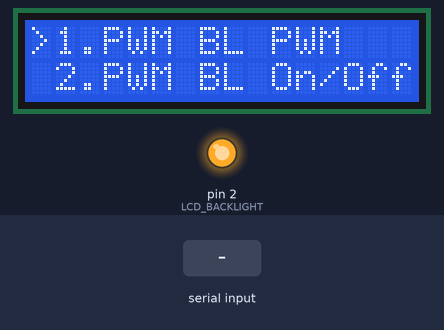
This sketch was run on a simulated Arduino Uno, built with avr-gcc and run on an emulated ATmega328P. Shown: 16×2 character LCD, output pins drawn as LEDs (lit = HIGH). Wiring (inferred from the names in the program): character LCD (HD44780): RS pin 3; R/W pin 4; E pin 5; data pin 6, pin 7, pin 8, pin 9, pin 10, pin 11, pin 12, pin 13. The inputs (shaded band) are chosen by the test bench. Pins used as bus, display or sensor lines are not drawn.

Above: at 1.2 s.
1.3 s: "s" received over Serial
At 2.4 s:
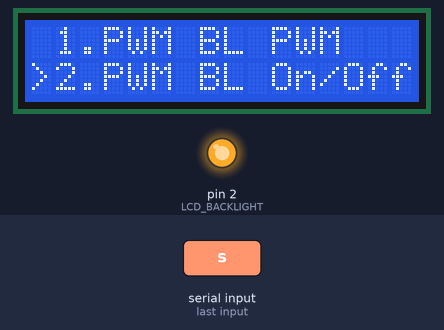
2.8 s: "s" received over Serial
At 3.7 s:
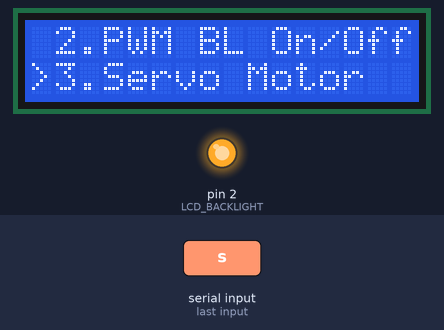
4.3 s: "w" received over Serial
At 4.7 s:
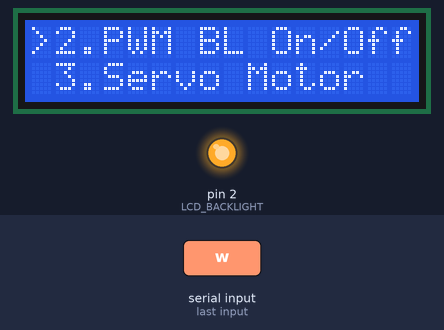
Timing chart, 0 to 7.3 s (numbered marks = the images above; inputs shaded):
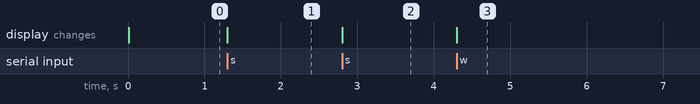

Measured:
- after the input at 1.3 s, the display: changes at once (image 1)
- after the input at 2.8 s, the display: changes at once (image 2)
- after the input at 4.3 s, the display: changes at once (image 3)

The sketch:

LCD_1.ino
```cpp
#include <stdarg.h>

#define RS  		  3
#define RW  		  4
#define E   		  5
#define DB0 		  6
#define DB1 		  7
#define DB2 		  8
#define DB3 		  9
#define DB4  		  10
#define DB5    		  11
#define DB6 		  12
#define DB7 		  13

#define LCD_BACKLIGHT 2


enum charLCD_LINE{
	LINE_1 = 1,
	LINE_2,
	LINE_3,
	LINE_4
};

enum{
	DISABLE = 0,
	ENABLE
};


int count = 0;
char buf[50];

char *lcd_menu[] = {
	">1.PWM BL PWM   ",
	" 2.PWM BL On/Off",
	" 3.Servo Motor  ",
	" 4.ADC          "
};


void setup()
{
	Serial.begin(9600);

	pinMode(LCD_BACKLIGHT, OUTPUT);
	digitalWrite(LCD_BACKLIGHT, HIGH);

	for(int i = 0; i < 11; i++){
		pinMode(RS + i, OUTPUT);
	}

	digitalWrite(RS, HIGH);
	digitalWrite(RW, LOW);

	//-------------------------
	// Inst: 30, 30, 30, 38, 06, 0c, 80, 01
	charLCD_inst_8(0x30);
	charLCD_inst_8(0x30);
	charLCD_inst_8(0x30);
	charLCD_inst_8(0x38);
	charLCD_inst_8(0x06);
	charLCD_inst_8(0x0c);
	charLCD_inst_8(0x80);
	charLCD_inst_8(0x01);
	delay(2);
	//--------------------------

	cursor_set(LINE_1, 0);
	printf_lcd("%s", lcd_menu[0]);
	cursor_set(LINE_2, 0);
	printf_lcd("%s", lcd_menu[1]);
}

char line_pos = LINE_1;
char menu_pos = LINE_1;
char enter_pos = LINE_1;

unsigned long prev_micros = 0;
unsigned long curr_micros = 0;
unsigned long prev_millis = 0;
unsigned long curr_millis = 0;

int pwm_count = 0;
int pwm_duty = 1;

char toggle_flag_line1 = 0;
char toggle_flag_line2 = 0;

char backlight_pwm_enable = 0;

void loop()
{
	curr_micros = micros();
	curr_millis = millis();

	if(backlight_pwm_enable == 1){
		if(curr_micros - prev_micros > 100){
			prev_micros = curr_micros;

			pwm_count++;
			if(pwm_count == 100){
				pwm_count = 0;
				digitalWrite(LCD_BACKLIGHT, HIGH);
			}
			else if(pwm_count == pwm_duty){
				digitalWrite(LCD_BACKLIGHT, LOW);
			}
		}

		if(curr_millis - prev_millis > 50){
			prev_millis = curr_millis;
			pwm_duty++;
			if(pwm_duty == 99) pwm_duty = 1;
		}
	}
	else{
		digitalWrite(LCD_BACKLIGHT, HIGH);
	}

	if(Serial.available()){
		char in_key = Serial.read();
		if(in_key == 'w'){
			if(line_pos == LINE_2){
				line_pos = LINE_1;
				cursor_set(LINE_2, 0);
				printf_lcd(" ");
				cursor_set(LINE_1, 0);
				printf_lcd(">");
			}
			else{
				menu_pos--;
				if(menu_pos > 0){
					for(int i = 0; i < 2; i++){
						cursor_set(LINE_1 + i, 0);
						printf_lcd("%s", lcd_menu[(menu_pos - 1) + i]);
					}
					cursor_set(LINE_1, 0);
					printf_lcd(">");
				}
				else{
					menu_pos = 1;
				}
			}
		}
		else if(in_key == 's'){
			// Serial.println("Down");
			if(line_pos == LINE_1){
				line_pos = LINE_2;
				cursor_set(LINE_1, 0);
				printf_lcd(" ");
				cursor_set(LINE_2, 0);
				printf_lcd(">");
			}
			else{
				menu_pos++;
				if(menu_pos < 4){
					for(int i = 0; i < 2; i++){
						cursor_set(LINE_1 + i, 0);
						printf_lcd("%s", lcd_menu[(menu_pos - 1) + i]);
					}
					cursor_set(LINE_2, 0);
					printf_lcd(">");
				}
				else{
					menu_pos = 3;
				}
			}
		}
		else if(in_key == ' '){
			enter_pos = line_pos + menu_pos - 1;
			if(enter_pos == LINE_1){
				if(toggle_flag_line1 == 0){
					toggle_flag_line1 = 1;
					backlight_pwm_enable = 1;
				}
				else {
					toggle_flag_line1 = 0;
					backlight_pwm_enable = 0;
				}
			}
			else if(enter_pos == LINE_2){
				if(toggle_flag_line1 == 0){
					toggle_flag_line1 = 1;
					backlight_pwm_enable = DISABLE;
				}
				else {
					toggle_flag_line1 = 0;
					backlight_pwm_enable = DISABLE;
				}			}
			else if(enter_pos == LINE_3){
				Serial.println("3");
			}
			else if(enter_pos == LINE_4){
				Serial.println("4");
			}
		}
	}
	// delay(2);
	// charLCD_inst_8(0xc0);
	// // charLCD_data_8(0x31);
	// printf_lcd("count: %d", count++);
	// delay(1000);
}

void charLCD_inst_8(unsigned char inst){
	digitalWrite(RS, LOW);

	for(int i = 0; i < 8; i++){
		if(inst & (0x01 << i)){
			digitalWrite(DB0 + i, HIGH);
		}
		else{
			digitalWrite(DB0 + i, LOW);
		}
	}

	digitalWrite(E, HIGH);
	digitalWrite(E, LOW);

	digitalWrite(RS, HIGH);

	delayMicroseconds(50);
}

void charLCD_data_8(unsigned char data){
	for(int i = 0; i < 8; i++){
		if(data & (0x01 << i)){
			digitalWrite(DB0 + i, HIGH);
		}
		else{
			digitalWrite(DB0 + i, LOW);
		}
	}

	digitalWrite(E, HIGH);
	digitalWrite(E, LOW);

	delayMicroseconds(50);
}

void charLCD_string(char* str){
	for(int i = 0; i < strlen(str); i++){
		// charLCD_data_8(*(str+i));
		charLCD_data_8(str[i]);
	}
}

void printf_lcd(char *format, ...)
{
	char buf[512];
	va_list arglist;

	va_start(arglist, format);
	vsprintf(buf, format, arglist);
	va_end(arglist);
	charLCD_string(buf);
}

void cursor_set(char line, char column){
	if(line == LINE_1){
		charLCD_inst_8(0x80 | column);
	}
	else if(line == LINE_2){
		charLCD_inst_8(0xc0 | column);
	}
}
```
